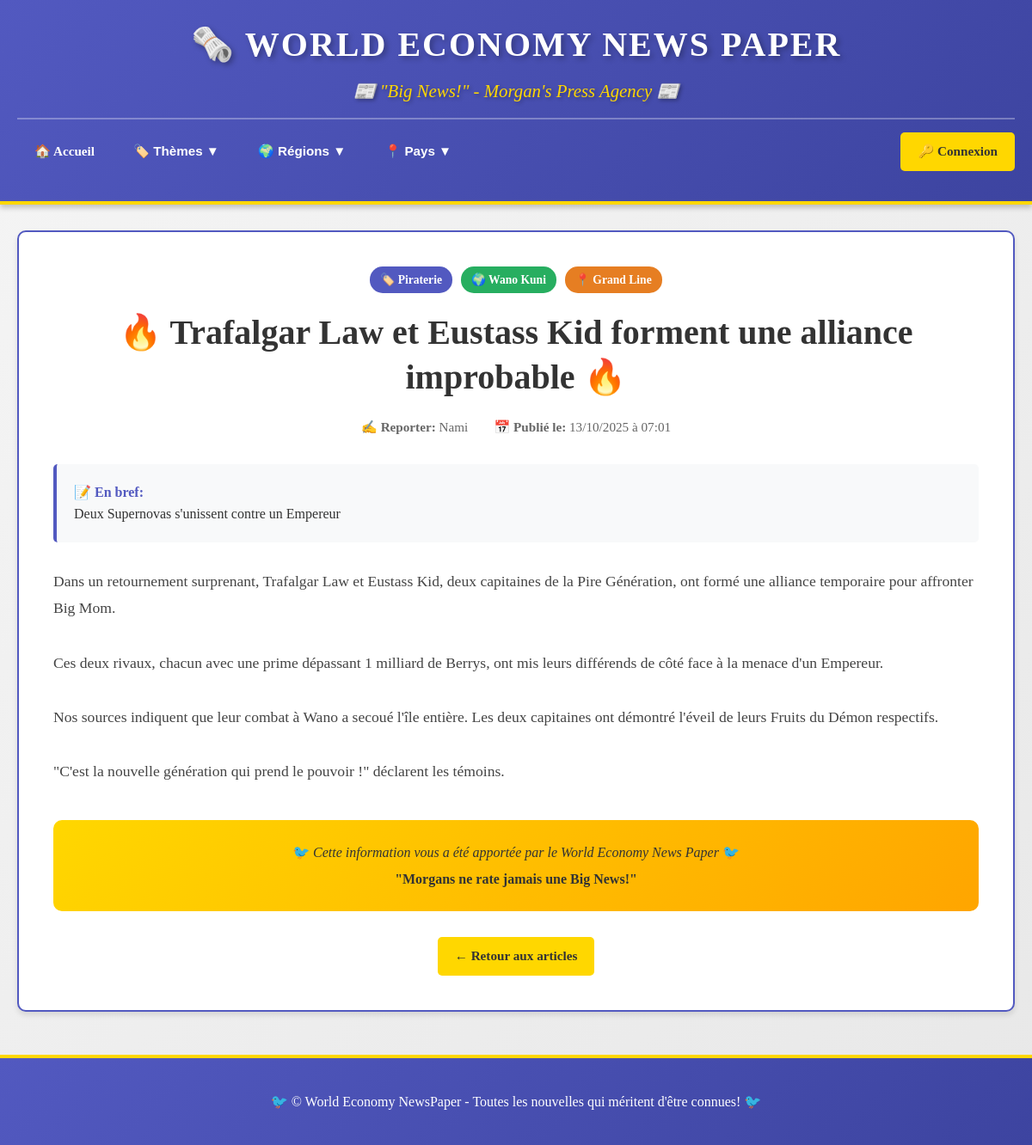
/index.php?action=article&id=8, run on the app's committed database.
### tables this page shows
CREATE TABLE `articles` (
  `id` int(11) NOT NULL,
  `titre` varchar(255) NOT NULL,
  `apercu` text DEFAULT NULL,
  `contenu` longtext NOT NULL,
  `image` varchar(255) DEFAULT NULL,
  `id_theme` int(11) DEFAULT NULL,
  `id_pays` int(11) DEFAULT NULL,
  `id_region` int(11) DEFAULT NULL,
  `id_auteur` int(11) DEFAULT NULL,
  `date_publication` datetime DEFAULT current_timestamp()
);

CREATE TABLE `themes` (
  `id` int(11) NOT NULL,
  `nom` varchar(100) NOT NULL
);

CREATE TABLE `pays` (
  `id` int(11) NOT NULL,
  `nom` varchar(100) NOT NULL,
  `id_region` int(11) DEFAULT NULL
);

CREATE TABLE `regions` (
  `id` int(11) NOT NULL,
  `nom` varchar(100) NOT NULL
);

CREATE TABLE `utilisateurs` (
  `id` int(11) NOT NULL,
  `nom` varchar(100) NOT NULL,
  `email` varchar(150) NOT NULL,
  `mot_de_passe` varchar(255) NOT NULL,
  `role` enum('admin','auteur','lecteur') DEFAULT 'lecteur',
  `date_creation` datetime DEFAULT current_timestamp()
);

### controleurs/ControleurArticle.php (called while the page is built, shortened)
<?php
require_once 'modeles/ModeleArticle.php';
class ControleurArticle {
    private $modeleArticle;
    public function __construct($pdo) {
        $this->modeleArticle = new ModeleArticle($pdo);
    }
    public function afficherArticle($id) {
        $article = $this->modeleArticle->getArticleParId($id);
        require 'vues/article.php';
    }
}
?>

### modeles/ModeleArticle.php (called while the page is built, shortened)
<?php
class ModeleArticle {
    private $pdo;
    public function __construct($pdo) {
        $this->pdo = $pdo;
    }
    public function getArticleParId($id) {
        $stmt = $this->pdo->prepare("
            SELECT a.*, u.nom AS auteur, t.nom AS theme, p.nom AS pays, r.nom AS region
            FROM articles a
            LEFT JOIN utilisateurs u ON a.id_auteur = u.id
            LEFT JOIN themes t ON a.id_theme = t.id
            LEFT JOIN pays p ON a.id_pays = p.id
            LEFT JOIN regions r ON a.id_region = r.id
            WHERE a.id = ?
        ");
        $stmt->execute([$id]);
        return $stmt->fetch();
    }
}
?>

### vues/article.php (the view, shortened to what this page needs)
<!DOCTYPE html>
<html lang="fr">
<head>
    <link rel="stylesheet" href="public/style.css">
</head>
<body>
    <header class="header">
        <div class="container">
            <div class="logo-section">
                <h1>🗞️ WORLD ECONOMY NEWS PAPER</h1>
                <p class="tagline">📰 "Big News!" - Morgan's Press Agency 📰</p>
            </div>
            <nav class="main-nav">
                <a href="index.php" class="nav-link">🏠 Accueil</a>
                <div class="nav-dropdown">
                    <button class="nav-link dropdown-btn">🏷️ Thèmes ▼</button>
                </div>
                <div class="nav-dropdown">
                    <button class="nav-link dropdown-btn">🌍 Régions ▼</button>
                </div>
                <div class="nav-dropdown">
                    <button class="nav-link dropdown-btn">📍 Pays ▼</button>
                </div>
                <div class="nav-user">
                    <?php if (isset($_SESSION['utilisateur'])): ?>
                        <span class="user-info">👤 <?= htmlspecialchars($_SESSION['utilisateur']['nom']) ?></span>
                        <?php if ($_SESSION['utilisateur']['role'] === 'admin' || $_SESSION['utilisateur']['role'] === 'auteur'): ?>
                            <a href="index.php?action=admin" class="btn btn-primary">✍️ Nouvelle Scoop</a>
                        <?php endif; ?>
                        <?php if ($_SESSION['utilisateur']['role'] === 'admin'): ?>
                            <a href="index.php?action=tableau_admin" class="btn btn-secondary">⚙️ Admin</a>
                        <?php endif; ?>
                        <a href="index.php?action=deconnexion" class="btn btn-logout">🚪 Déconnexion</a>
                    <?php else: ?>
                        <a href="index.php?action=login" class="btn btn-primary">🔑 Connexion</a>
                    <?php endif; ?>
                </div>
            </nav>
        </div>
    </header>
    <main class="container main-content">
        <article class="article-full">
            <div class="article-header-full">
                <div class="article-meta-full">
                    <?php if ($article['theme']): ?>
                        <span class="badge badge-theme">🏷️ <?= htmlspecialchars($article['theme']) ?></span>
                    <?php endif; ?>
                    <?php if ($article['pays']): ?>
                        <span class="badge badge-pays">🌍 <?= htmlspecialchars($article['pays']) ?></span>
                    <?php endif; ?>
                    <?php if ($article['region']): ?>
                        <span class="badge badge-region">📍 <?= htmlspecialchars($article['region']) ?></span>
                    <?php endif; ?>
                </div>
                <h1 class="article-title-full">
                    🔥 <?= htmlspecialchars($article['titre']) ?> 🔥
                </h1>
                <div class="article-info">
                    <div class="author-info">
                        ✍️ <strong>Reporter:</strong> <?= htmlspecialchars($article['auteur'] ?? 'Agent Secret de Morgans') ?>
                    </div>
                    <div class="date-info">
                        📅 <strong>Publié le:</strong> <?= date('d/m/Y à H:i', strtotime($article['date_publication'])) ?>
                    </div>
                </div>
            </div>
            <?php if ($article['apercu']): ?>
                <div class="article-apercu-full">
                    <strong>📝 En bref:</strong>
                    <p><?= nl2br(htmlspecialchars($article['apercu'])) ?></p>
                </div>
            <?php endif; ?>
            <div class="article-contenu-full">
                <?= nl2br(htmlspecialchars($article['contenu'])) ?>
            </div>
            <div class="article-signature">
                <p>🐦 <em>Cette information vous a été apportée par le World Economy News Paper</em> 🐦</p>
                <p><strong>"Morgans ne rate jamais une Big News!"</strong></p>
            </div>
            <div class="article-actions-bottom">
                <a href="index.php" class="btn btn-primary">← Retour aux articles</a>
            </div>
        </article>
    </main>
    <footer class="footer">
        <div class="container">
            <p>🐦 © World Economy NewsPaper - Toutes les nouvelles qui méritent d'être connues! 🐦</p>
        </div>
    </footer>
</body>
</html>

### public/style.css (style rules this page uses)
* { margin: 0; padding: 0; box-sizing: border-box; }
body { font-family: 'Georgia', 'Times New Roman', serif; background: linear-gradient(135deg, #f5f5f5 0%, #e8e8e8 100%); color: #333; line-height: 1.6; }
.container { max-width: 1200px; margin: 0 auto; padding: 0 20px; }
.header { background: linear-gradient(135deg, #5259C0 0%, #3d44a0 100%); color: white; padding: 20px 0; box-shadow: 0 4px 6px rgba(0,0,0,0.2); border-bottom: 4px solid #FFD700; }
.logo-section { text-align: center; margin-bottom: 15px; }
.logo-section h1 { font-size: 2.5em; font-weight: bold; text-shadow: 3px 3px 6px rgba(0,0,0,0.3); letter-spacing: 2px; margin-bottom: 5px; }
.tagline { font-size: 1.3em; font-style: italic; color: #FFD700; margin: 5px 0; text-shadow: 2px 2px 4px rgba(0,0,0,0.3); }
.main-nav { display: flex; justify-content: center; align-items: center; gap: 5px; flex-wrap: wrap; padding: 15px 0; border-top: 2px solid rgba(255,255,255,0.3); margin-top: 15px; }
.nav-link { padding: 10px 20px; color: white; text-decoration: none; font-weight: bold; font-size: 0.95em; border-radius: 5px; transition: all 0.3s ease; background: transparent; border: none; cursor: pointer; white-space: nowrap; }
.nav-dropdown { position: relative; display: inline-block; }
.dropdown-btn { display: flex; align-items: center; gap: 5px; }
.nav-user { display: flex; align-items: center; gap: 10px; margin-left: auto; flex-wrap: wrap; }
.btn { display: inline-block; padding: 10px 20px; text-decoration: none; border-radius: 5px; font-weight: bold; transition: all 0.3s ease; border: none; cursor: pointer; font-size: 0.95em; }
.btn-primary { background: #FFD700; color: #333; }
.main-content { margin: 30px auto; min-height: 60vh; }
.badge { display: inline-block; padding: 5px 12px; border-radius: 15px; font-size: 0.85em; font-weight: bold; }
.badge-theme { background: #5259C0; color: white; }
.badge-pays { background: #27ae60; color: white; }
.badge-region { background: #e67e22; color: white; }
.article-full { background: white; padding: 40px; border-radius: 10px; box-shadow: 0 4px 6px rgba(0,0,0,0.1); border: 2px solid #5259C0; }
.article-header-full { margin-bottom: 30px; text-align: center; }
.article-meta-full { display: flex; gap: 10px; justify-content: center; margin-bottom: 20px; flex-wrap: wrap; }
.article-title-full { font-size: 2.5em; color: #333; margin-bottom: 20px; line-height: 1.3; }
.article-info { display: flex; justify-content: center; gap: 30px; color: #666; font-size: 0.95em; flex-wrap: wrap; }
.article-apercu-full { background: #f8f9fa; padding: 20px; border-left: 4px solid #5259C0; margin: 30px 0; border-radius: 5px; }
.article-apercu-full strong { color: #5259C0; }
.article-contenu-full { font-size: 1.1em; line-height: 1.8; color: #444; margin: 30px 0; }
.article-signature { margin-top: 40px; padding: 20px; background: linear-gradient(135deg, #FFD700 0%, #FFA500 100%); border-radius: 10px; text-align: center; }
.article-signature p { margin: 5px 0; color: #333; }
.article-actions-bottom { margin-top: 30px; display: flex; gap: 10px; justify-content: center; flex-wrap: wrap; }
.footer { background: linear-gradient(135deg, #5259C0 0%, #3d44a0 100%); color: white; text-align: center; padding: 30px 20px; margin-top: 50px; border-top: 4px solid #FFD700; }
.footer p { margin: 8px 0; }

### data on the page
articles: id_theme.nom "Piraterie", id_pays.nom "Wano Kuni", id_region.nom "Grand Line", titre "Trafalgar Law et Eustass Kid forment une alliance improbable", id_auteur.nom "Nami", date_publication "13/10/2025 à 07:01", apercu "Deux Supernovas s'unissent contre un Empereur", contenu "Dans un retournement surprenant, Trafalgar Law et Eustass Kid, deux capitaines de la Pire Génération, ont formé une alliance temporaire pour affronter Big Mom. Ces deux rivaux, chacun avec une prime dépassant 1 milliard de Berrys, ont mis leurs différends de côté face à la menace d'un Empereur. Nos sources indiquent que leur combat à Wano a secoué l'île entière. Les deux capitaines ont démontré l'éveil de leurs Fruits du Démon respectifs. \"C'est la nouvelle génération qui prend le pouvoir !\" déclarent les témoins."
